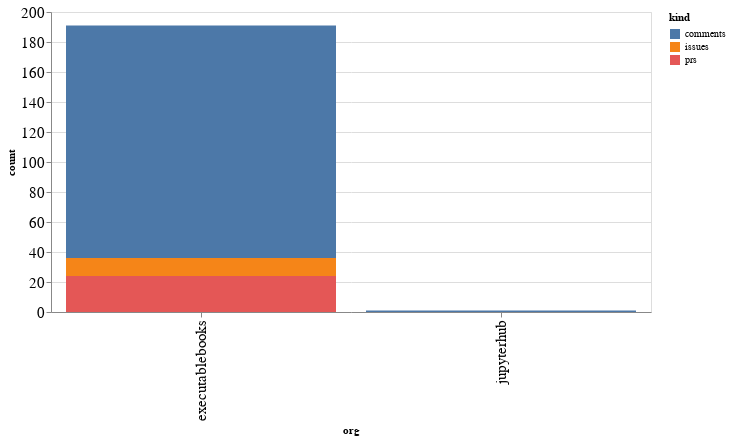

Notebook code cell kept with this figure:
### Code cell
alt.Chart(org_summaries, width=600).mark_bar().encode(
    x='org',
    y='count',
    color='kind',
    tooltip="org"
)

### Figure 1 — Vega-Lite specification as saved in the notebook (floating-point values rounded to 4 significant figures)
{"config": {"axisLeft": {"labelFontSize": 15}, "axisBottom": {"labelFontSize": 15}}, "data": {"name": "data-89995c7732c909f431c73e6942e7632f"}, "mark": "bar", "encoding": {"color": {"type": "nominal", "field": "kind"}, "tooltip": {"type": "nominal", "field": "org"}, "x": {"type": "nominal", "field": "org"}, "y": {"type": "quantitative", "field": "count"}}, "width": 600, "$schema": "https://vega.github.io/schema/vega-lite/v4.8.1.json", "datasets": {"data-89995c7732c909f431c73e6942e7632f": [{"org": "executablebooks", "kind": "comments", "count": 155}, {"org": "executablebooks", "kind": "issues", "count": 12}, {"org": "executablebooks", "kind": "prs", "count": 24}, {"org": "jupyterhub", "kind": "comments", "count": 1}]}}
